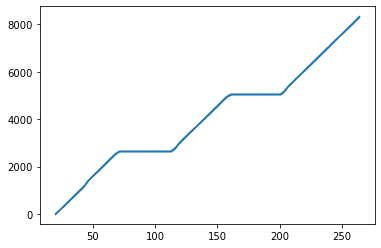

The script that drew this image:
import math
import pandas as pd
import matplotlib.pyplot as plt

d_Ab = 1219 # Central to 3rd
d_bB = 99 # 3rd
d_Bc = 1509 # 3rd to 7th
d_cC = 105 # 7th
d_Cd = 2281 # 7th to 15th
d_dD = 111 # 15th
d_De = 2515 # 15th to 19th
d_eE = 107 # 19th
d_Ef = 400 # beyond 19th

dt = 0.1

len_det_stop = 40
len_det_adv = 10
dist_det_adv = 300

len_veh = 18
len_eff_stop = len_det_stop + len_veh # effective vehicle length at stop bar detector
len_eff_adv = len_det_adv + len_veh # effective vehicle length at advance detector

s_psl = round(35*5280/3600, 2) # posted speed limit or free-flow speed
t_r = 1 # reaction time
dec_ent = round(-2.3*3.2808, 2) # deceleration from entrance to reach PSL
dec_stop = round(-3*3.2808, 2) # deceleration to stop bar
k = 25 # jam space headway
t_sul = 2 # startup lost time

t_list = []
x_list = []

# =============================================================================
# Segment: A-b-B (Central to 3rd)
# =============================================================================
print("Segment: A-B")

SSC_AB_stop = 'YY' 
t_on = 0 + 43.2
AIC = 1.3
ODT = 0.8

s_est = round((len_eff_stop)/ODT, 2) # estimated speed based on ODT
t_acc_est = round(AIC + ODT - t_r, 1) # estimated time of acceleration to pass stop bar detector
acc_est = round((s_est - s_psl)/t_acc_est, 2) # estimated acceleration
d_acc_est = round((s_est**2 - s_psl**2) / (2*acc_est), 2) # estimated distance of acceleration
d_acc_crit = d_Ab - d_acc_est # distance from which acceleration starts

T = 19.7
x0 = 0
v0 = s_psl
d_total = d_Ab + d_bB

while x0 <= d_total:
    print("Time:", round(T,1), x0, v0)
    t_list.append(round(T,1))
    x_list.append(round(x0,2))
    
    if x0 <= d_acc_crit:
        a0 = 0
    elif x0 > d_acc_crit and x0 <= d_Ab:
        a0 = acc_est
    else:
        a0 = 0
        
    if x0 <= d_Ab:
        det_time_stop_AB = T
        
    x = round(x0 + v0*dt + (1/2)*a0*dt*dt, 2)
    v = round(v0 + a0*dt, 2)
    
    x0 = x
    v0 = v
    T += dt
    
rel_diff_det_time_stop_AB = round(t_on - det_time_stop_AB, 1)

# =============================================================================
# Segment: B-c-C (3rd to 7th)
# =============================================================================
print("Segment: B-C")

s_est = v0 # estimated speed at entrance
d_dec_est = round((s_psl**2 - s_est**2) / (2*dec_ent), 2) # estimated distance of deceleration from entrance to reach PSL

d_total = x0 + d_dec_est

while x0 <= d_total:
    print("Time:", round(T,1), x0, v0)
    t_list.append(round(T,1))
    x_list.append(round(x0,2))
    
    a0 = dec_ent
    x = round(x0 + v0*dt + (1/2)*a0*dt*dt, 2)
    v = round(v0 + a0*dt, 2)
    
    x0 = x
    v0 = v
    T += dt
    
# constant acceleration to advance detector
v0 = s_psl # update to PSL
d_total_adv = d_Ab + d_bB + d_Bc - dist_det_adv - len_det_adv

while x0 <= d_total_adv:
    print("Time:", round(T,1), x0, v0)
    t_list.append(round(T,1))
    x_list.append(round(x0,2))
    
    a0 = 0
    x = round(x0 + v0*dt + (1/2)*a0*dt*dt, 2)
    v = round(v0 + a0*dt, 2)
    
    if x0 <= d_total_adv:
        det_time_adv_BC = T
    
    x0 = x
    v0 = v
    T += dt

cycle = 1
SSC_BC_adv = 'RR'
t_on = 60 + 6.2
AIC = 50.3
ODT = 0.4
TUG = 31
green_start = 1*60 + 37.2
    
rel_diff_det_time_adv_BC = round(t_on - det_time_adv_BC, 1) # match

wait_time_until_green = round(green_start - t_on, 1) # true wait time until green
wait_time_until_green_adj = round(green_start - det_time_adv_BC, 1) # adjusted wait time until green

# deceleration to queuing position
a0 = dec_stop

while T <= green_start:
    print("Time:", round(T,1), x0, v0)
    t_list.append(round(T,1))
    x_list.append(round(x0,2))
    
    x = round(x0 + v0*dt + (1/2)*a0*dt*dt, 2)
    v = round(v0 + a0*dt, 2)
    
    x0 = x
    v0 = v
    T += dt
    
    if v0 < 0:
        v0 = 0
        a0 = 0

queue_pos_dist = d_Ab + d_bB + d_Bc - x0 # queueing position based on stopping point
queue_pos_num = math.floor(queue_pos_dist / k)

cycle = 1
SSC_BC_stop = 'GG'
t_on = 60 + 55.4
ODT = 0.9
green_start = 60 + 37.2

s_est = round((len_eff_stop)/ODT, 2) # estimated speed based on ODT
d_acc_est = queue_pos_dist # estimated distance of acceleration
acc_est = round((s_est**2 - v0**2)/(2*d_acc_est), 2)
t_acc_est = round((s_est - v0)/acc_est, 1)

t_reach_stop = t_on + ODT - green_start
t_queue_clearance = round(t_reach_stop - t_acc_est, 1)
time_until_queue_clearance = green_start + t_queue_clearance

while T <= time_until_queue_clearance:
    print("Time:", round(T,1), x0, v0)
    t_list.append(round(T,1))
    x_list.append(round(x0,2))
    
    x0 = x
    v0 = v
    T += dt

d_total = d_Ab + d_bB + d_Bc + d_cC

while x0 <= d_total:
    print("Time:", round(T,1), x0, v0)
    t_list.append(round(T,1))
    x_list.append(round(x0,2))
    
    if x0 <= d_Ab + d_bB + d_Bc:
        a0 = acc_est
    else:
        a0 = 0
    
    x = round(x0 + v0*dt + (1/2)*a0*dt*dt, 2)
    v = round(v0 + a0*dt, 2)
    
    if x0 <= d_Ab + d_bB + d_Bc:
        det_time_stop_BC = T
    
    x0 = x
    v0 = v
    T += dt


# =============================================================================
# Segment: C-d-D (7th to 15th)
# =============================================================================
print("Segment: C-D")
    
s_est = v0 # estimated speed at entrance
d_dec_est = round((s_psl**2 - s_est**2) / (2*dec_ent), 2) # estimated distance of deceleration from entrance to reach PSL

d_total = x0 + d_dec_est

while x0 <= d_total:
    print("Time:", round(T,1), x0, v0)
    t_list.append(round(T,1))
    x_list.append(round(x0,2))
    
    a0 = dec_ent
    x = round(x0 + v0*dt + (1/2)*a0*dt*dt, 2)
    v = round(v0 + a0*dt, 2)
    
    x0 = x
    v0 = v
    T += dt
    
# constant acceleration to advance detector
s_est = v0
d_total_adv = d_Ab + d_bB + d_Bc + d_cC + d_Cd - dist_det_adv

while x0 <= d_total_adv:
    print("Time:", round(T,1), x0, v0)
    t_list.append(round(T,1))
    x_list.append(round(x0,2))
    
    a0 = 0
    x = round(x0 + v0*dt + (1/2)*a0*dt*dt, 2)
    v = round(v0 + a0*dt, 2)
    
    if x0 <= d_total_adv:
        det_time_adv_BC = T
    
    x0 = x
    v0 = v
    T += dt
    
cycle = 1
green_start = 3*60 + 5.2
SSC_CD_vir_adv = 'RR'

# deceleration to queuing position
a0 = dec_stop

while T <= green_start:
    print("Time:", round(T,1), x0, v0)
    t_list.append(round(T,1))
    x_list.append(round(x0,2))
    
    x = round(x0 + v0*dt + (1/2)*a0*dt*dt, 2)
    v = round(v0 + a0*dt, 2)
    
    x0 = x
    v0 = v
    T += dt
    
    if v0 < 0:
        v0 = 0
        a0 = 0

queue_pos_dist = d_Ab + d_bB + d_Bc + d_cC + d_Cd - x0 # queueing position based on stopping point
queue_pos_num = math.floor(queue_pos_dist / k)

cycle = 1
SSC_CD_stop = 'GG'
t_on = 3*60 + 22.7
ODT = 0.9
green_start = 3*60 + 5.2

s_est = round((len_eff_stop)/ODT, 2) # estimated speed based on ODT
d_acc_est = queue_pos_dist # estimated distance of acceleration
acc_est = round((s_est**2 - v0**2)/(2*d_acc_est), 2)
t_acc_est = round((s_est - v0)/acc_est, 1)

t_reach_stop = t_on + ODT - green_start
t_queue_clearance = round(t_reach_stop - t_acc_est, 1)
time_until_queue_clearance = green_start + t_queue_clearance

while T <= time_until_queue_clearance:
    print("Time:", round(T,1), x0, v0)
    t_list.append(round(T,1))
    x_list.append(round(x0,2))
    
    x0 = x
    v0 = v
    T += dt

d_stop = d_Ab + d_bB + d_Bc + d_cC + d_Cd
d_entrance = d_Ab + d_bB + d_Bc + d_cC + d_Cd + d_dD

while x0 <= d_entrance:
    print("Time:", round(T,1), x0, v0)
    t_list.append(round(T,1))
    x_list.append(round(x0,2))
    
    if x0 <= d_stop: # uniform acceleration till stop bar
        a0 = acc_est
    else: # constant acceleration from stop bar to entrance
        a0 = 0
    
    x = round(x0 + v0*dt + (1/2)*a0*dt*dt, 2)
    v = round(v0 + a0*dt, 2)
    
    if x0 <= d_stop:
        det_time_stop_CD = T
    
    x0 = x
    v0 = v
    T += dt

    
# =============================================================================
# Segment: D-e-E (15th to 19th)
# =============================================================================
print("Segment: D-E")

s_est = v0 # estimated speed at entrance
d_dec_est = round((s_psl**2 - s_est**2) / (2*dec_ent), 2) # estimated distance of deceleration from entrance to reach PSL

d_total = x0 + d_dec_est

while x0 <= d_total:
    print("Time:", round(T,1), x0, v0)
    t_list.append(round(T,1))
    x_list.append(round(x0,2))
    
    a0 = dec_ent
    x = round(x0 + v0*dt + (1/2)*a0*dt*dt, 2)
    v = round(v0 + a0*dt, 2)
    
    x0 = x
    v0 = v
    T += dt
    
# constant acceleration to advance detector
v0 = s_psl # update to PSL
d_total_adv = d_Ab + d_bB + d_Bc + d_cC + d_Cd + d_dD + d_De - dist_det_adv - len_det_adv

while x0 <= d_total_adv:
    print("Time:", round(T,1), x0, v0)
    t_list.append(round(T,1))
    x_list.append(round(x0,2))
    
    a0 = 0
    x = round(x0 + v0*dt + (1/2)*a0*dt*dt, 2)
    v = round(v0 + a0*dt, 2)
    
    if x0 <= d_total_adv:
        det_time_adv_DE = T
    
    x0 = x
    v0 = v
    T += dt

cycle = 2
SSC_DE_adv = 'GG'
AIC = 94.3
time_until_cycle_ends = 120 - AIC # passes the intersection at free-flow

d_until_stop = d_Ab + d_bB + d_Bc + d_cC + d_Cd + d_dD + d_De
d_until_entrance = d_until_stop + d_eE
d_until_end = d_until_entrance + d_Ef

while x0 <= d_until_end:
    print("Time:", round(T,1), x0, v0)
    t_list.append(round(T,1))
    x_list.append(round(x0,2))
    
    x = round(x0 + v0*dt + (1/2)*a0*dt*dt, 2)
    v = round(v0 + a0*dt, 2)
    
    if x0 <= d_until_stop:
        det_time_stop_DE = T
    
    x0 = x
    v0 = v
    T += dt   


# =============================================================================
# Results
# =============================================================================
DT = pd.DataFrame({'t': t_list, 'x': x_list})

plt.scatter(DT.t, DT.x, s = 0.1)
plt.show()

DT.to_csv(r"D:\GitHub\trajectory\script\sample_trajectories\trajectory_c1.txt", sep = '\t', index = False)
